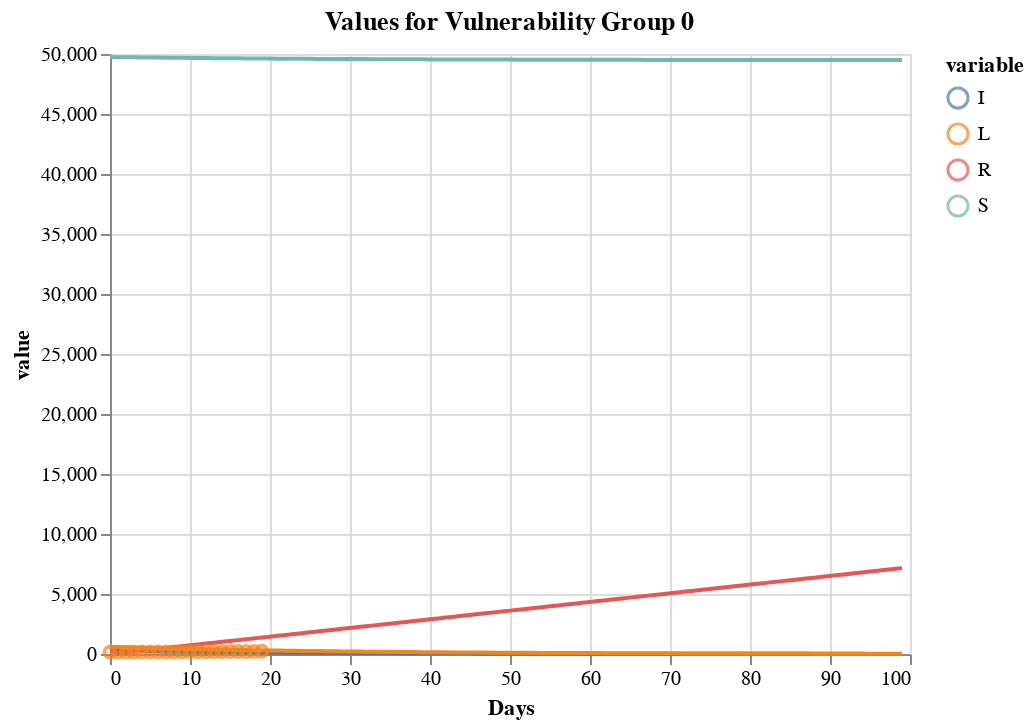

The notebook cell this image was saved under:
### Code cell
chartg0 + chartg0_true

### Figure 1 — Vega-Lite specification as saved in the notebook (floating-point values rounded to 4 significant figures; data arrays with more than 128 entries replaced by an {"elided": "..."} marker saying what was removed)
{"config": {"view": {"continuousWidth": 400, "continuousHeight": 300}}, "layer": [{"data": {"name": "data-43d28e1d94aeb24aeaf29ab6047f45b1"}, "mark": "line", "encoding": {"color": {"type": "nominal", "field": "variable"}, "x": {"type": "quantitative", "field": "Days"}, "y": {"type": "quantitative", "field": "value"}}, "title": "Values for Vulnerability Group 0"}, {"data": {"name": "data-5568919bc0f2abb6eccdad50821e9d9b"}, "mark": "point", "encoding": {"color": {"type": "nominal", "field": "variable"}, "x": {"type": "quantitative", "field": "Days"}, "y": {"type": "quantitative", "field": "value"}}}], "$schema": "https://vega.github.io/schema/vega-lite/v4.8.1.json", "datasets": {"data-43d28e1d94aeb24aeaf29ab6047f45b1": {"elided": "400 records"}, "data-5568919bc0f2abb6eccdad50821e9d9b": [{"Days": 0, "variable": "L", "value": 152.5}, {"Days": 1, "variable": "L", "value": 154.1}, {"Days": 2, "variable": "L", "value": 157.2}, {"Days": 3, "variable": "L", "value": 156.9}, {"Days": 4, "variable": "L", "value": 165.6}, {"Days": 5, "variable": "L", "value": 166.7}, {"Days": 6, "variable": "L", "value": 171.6}, {"Days": 7, "variable": "L", "value": 173.1}, {"Days": 8, "variable": "L", "value": 175.5}, {"Days": 9, "variable": "L", "value": 180.4}, {"Days": 10, "variable": "L", "value": 182.9}, {"Days": 11, "variable": "L", "value": 189.5}, {"Days": 12, "variable": "L", "value": 195.2}, {"Days": 13, "variable": "L", "value": 197.7}, {"Days": 14, "variable": "L", "value": 204.1}, {"Days": 15, "variable": "L", "value": 208.0}, {"Days": 16, "variable": "L", "value": 213.1}, {"Days": 17, "variable": "L", "value": 214.7}, {"Days": 18, "variable": "L", "value": 220.3}, {"Days": 19, "variable": "L", "value": 227.8}]}}
